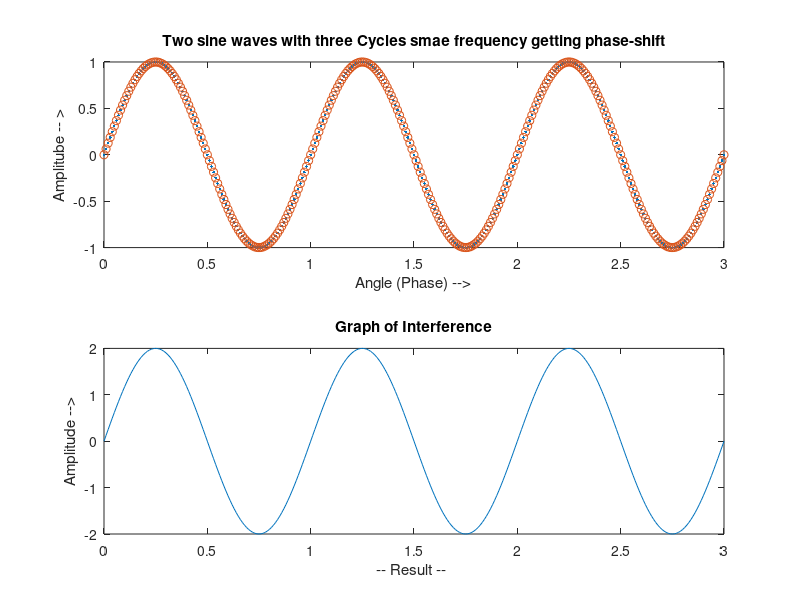

MATLAB code for this plot:
numberOfCycles = 3;         % Number of cycles of sine wave
t = 0:0.01:numberOfCycles;  % time vector as an independent veriable

wave1 = sin(2 * pi * t);    % calculate wave-1

for i = 2 * pi * t
    wave2 = sin(2 * pi * t - i);         % shift and calculate the wave which will interfere
    interference_res = wave1 +  wave2;   % Add by principle of superposition and compute resultent

    %%------------------- Plot individual waves
    subplot(2, 1, 1);
    plot(t, wave1, '.', t, wave2, 'o');
    title('Two sine waves with three Cycles smae frequency getting phase-shift');
    ylabel('Amplitube -- >');
    xlabel('Angle (Phase) -->');

    %%------------------- Plot Results
    subplot(2, 1, 2);
    plot(t, interference_res);
    title('Graph of Interference');
    xlabel('-- Result -- ');
    ylabel('Amplitude -->');
    axis([0 numberOfCycles -2 2]);

    %%------------------- Wait to display
    pause(0.08);
end

clear all